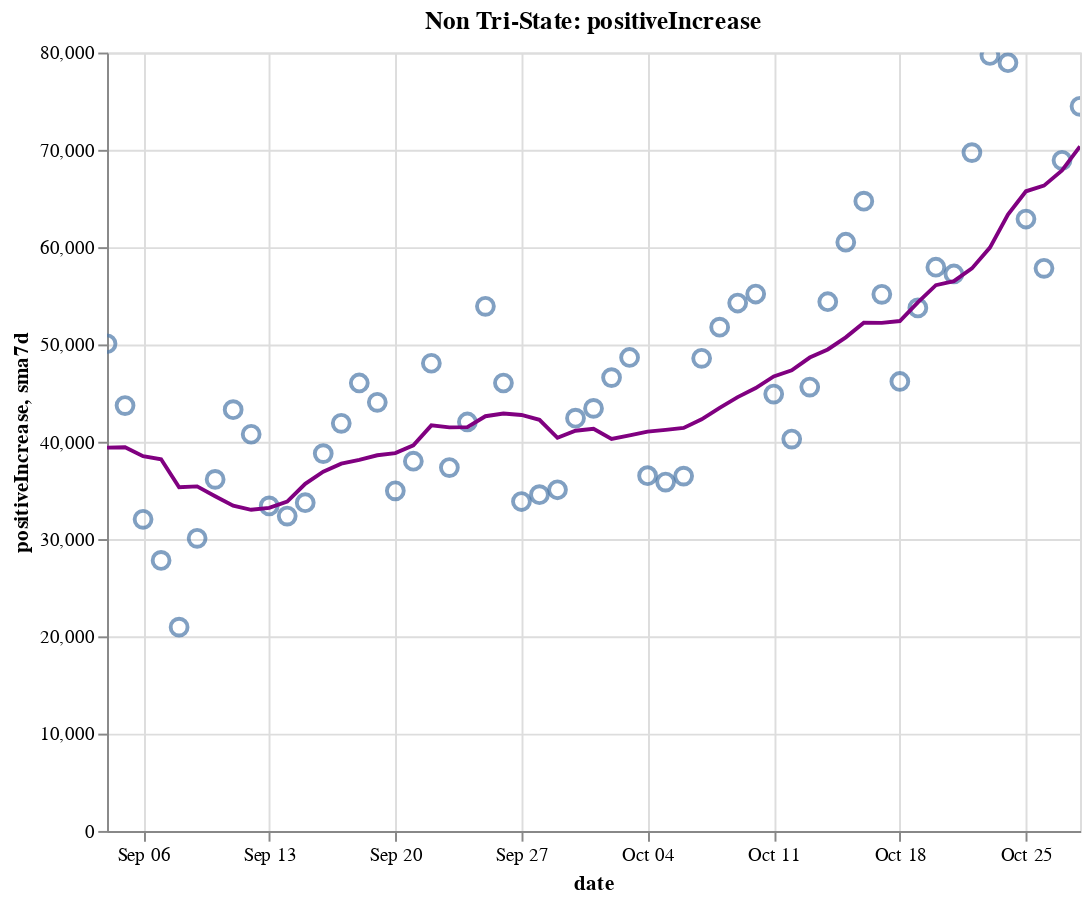

Here is the notebook cell this chart was saved with:
### Code cell
create_plot(non_tristate, 'positiveIncrease')

### Figure 1 — Vega-Lite specification as saved in the notebook (floating-point values rounded to 4 significant figures)
{"config": {"view": {"continuousWidth": 400, "continuousHeight": 300}}, "layer": [{"layer": [{"mark": {"type": "point", "size": 75}, "encoding": {"tooltip": [{"type": "temporal", "field": "date"}, {"type": "quantitative", "field": "positiveIncrease"}, {"type": "quantitative", "field": "sma7d"}], "x": {"type": "temporal", "field": "date"}, "y": {"type": "quantitative", "field": "positiveIncrease"}}, "selection": {"selector014": {"type": "interval", "bind": "scales", "encodings": ["x", "y"]}}}, {"mark": {"type": "line", "color": "purple"}, "encoding": {"x": {"type": "temporal", "field": "date"}, "y": {"type": "quantitative", "field": "sma7d"}}}]}, {"mark": {"type": "rule", "color": "#aaa"}, "encoding": {"x": {"type": "temporal", "field": "date"}}, "transform": [{"filter": {"selection": "selector013"}}]}, {"mark": "circle", "encoding": {"opacity": {"condition": {"value": 1, "selection": "selector013"}, "value": 0}, "tooltip": [{"type": "temporal", "field": "date"}, {"type": "quantitative", "field": "positiveIncrease"}, {"type": "quantitative", "field": "sma7d"}], "x": {"type": "temporal", "field": "date"}, "y": {"type": "quantitative", "field": "positiveIncrease"}}, "selection": {"selector013": {"type": "single", "encodings": ["x"], "on": "mouseover", "nearest": true, "empty": "none"}}}, {"mark": {"type": "text", "align": "left", "dx": 5, "dy": -5, "stroke": "white", "strokeWidth": 2}, "encoding": {"text": {"type": "quantitative", "field": "positiveIncrease"}, "tooltip": [{"type": "temporal", "field": "date"}, {"type": "quantitative", "field": "positiveIncrease"}, {"type": "quantitative", "field": "sma7d"}], "x": {"type": "temporal", "field": "date"}, "y": {"type": "quantitative", "field": "positiveIncrease"}}, "transform": [{"filter": {"selection": "selector013"}}]}, {"mark": {"type": "text", "align": "left", "dx": 5, "dy": -5}, "encoding": {"text": {"type": "quantitative", "field": "positiveIncrease"}, "tooltip": [{"type": "temporal", "field": "date"}, {"type": "quantitative", "field": "positiveIncrease"}, {"type": "quantitative", "field": "sma7d"}], "x": {"type": "temporal", "field": "date"}, "y": {"type": "quantitative", "field": "positiveIncrease"}}, "transform": [{"filter": {"selection": "selector013"}}]}], "data": {"name": "data-45220aee4ee1fa51e2f54f74044203af"}, "height": 400, "title": "Non Tri-State: positiveIncrease", "width": 500, "$schema": "https://vega.github.io/schema/vega-lite/v4.8.1.json", "datasets": {"data-45220aee4ee1fa51e2f54f74044203af": [{"date": "2020-09-04T00:00:00", "totalTestResultsIncrease": 887900.0, "positiveIncrease": 50070.0, "death": 133900.0, "deathIncrease": 986.0, "positiveRate": 0.056, "state": "Non Tri-State", "sma7d": 39400.0}, {"date": "2020-09-05T00:00:00", "totalTestResultsIncrease": 862600.0, "positiveIncrease": 43720.0, "death": 134900.0, "deathIncrease": 909.0, "positiveRate": 0.051, "state": "Non Tri-State", "sma7d": 39440.0}, {"date": "2020-09-06T00:00:00", "totalTestResultsIncrease": 710000.0, "positiveIncrease": 32030.0, "death": 135300.0, "deathIncrease": 436.0, "positiveRate": 0.045, "state": "Non Tri-State", "sma7d": 38520.0}, {"date": "2020-09-07T00:00:00", "totalTestResultsIncrease": 552900.0, "positiveIncrease": 27800.0, "death": 135500.0, "deathIncrease": 221.0, "positiveRate": 0.05, "state": "Non Tri-State", "sma7d": 38200.0}, {"date": "2020-09-08T00:00:00", "totalTestResultsIncrease": 458300.0, "positiveIncrease": 20950.0, "death": 135900.0, "deathIncrease": 341.0, "positiveRate": 0.046, "state": "Non Tri-State", "sma7d": 35320.0}, {"date": "2020-09-09T00:00:00", "totalTestResultsIncrease": 599400.0, "positiveIncrease": 30080.0, "death": 136900.0, "deathIncrease": 1073.0, "positiveRate": 0.05, "state": "Non Tri-State", "sma7d": 35410.0}, {"date": "2020-09-10T00:00:00", "totalTestResultsIncrease": 657100.0, "positiveIncrease": 36130.0, "death": 138100.0, "deathIncrease": 1154.0, "positiveRate": 0.055, "state": "Non Tri-State", "sma7d": 34400.0}, {"date": "2020-09-11T00:00:00", "totalTestResultsIncrease": 778200.0, "positiveIncrease": 43290.0, "death": 139100.0, "deathIncrease": 1002.0, "positiveRate": 0.056, "state": "Non Tri-State", "sma7d": 33430.0}, {"date": "2020-09-12T00:00:00", "totalTestResultsIncrease": 886300.0, "positiveIncrease": 40770.0, "death": 139900.0, "deathIncrease": 804.0, "positiveRate": 0.046, "state": "Non Tri-State", "sma7d": 33010.0}, {"date": "2020-09-13T00:00:00", "totalTestResultsIncrease": 672100.0, "positiveIncrease": 33400.0, "death": 140300.0, "deathIncrease": 379.0, "positiveRate": 0.05, "state": "Non Tri-State", "sma7d": 33200.0}, {"date": "2020-09-14T00:00:00", "totalTestResultsIncrease": 367100.0, "positiveIncrease": 32360.0, "death": 140700.0, "deathIncrease": 391.0, "positiveRate": 0.088, "state": "Non Tri-State", "sma7d": 33850.0}, {"date": "2020-09-15T00:00:00", "totalTestResultsIncrease": 697800.0, "positiveIncrease": 33730.0, "death": 141700.0, "deathIncrease": 1011.0, "positiveRate": 0.048, "state": "Non Tri-State", "sma7d": 35680.0}, {"date": "2020-09-16T00:00:00", "totalTestResultsIncrease": 718000.0, "positiveIncrease": 38780.0, "death": 142900.0, "deathIncrease": 1184.0, "positiveRate": 0.054, "state": "Non Tri-State", "sma7d": 36920.0}, {"date": "2020-09-17T00:00:00", "totalTestResultsIncrease": 821200.0, "positiveIncrease": 41890.0, "death": 143700.0, "deathIncrease": 856.0, "positiveRate": 0.051, "state": "Non Tri-State", "sma7d": 37750.0}, {"date": "2020-09-18T00:00:00", "totalTestResultsIncrease": 957800.0, "positiveIncrease": 46040.0, "death": 144600.0, "deathIncrease": 883.0, "positiveRate": 0.048, "state": "Non Tri-State", "sma7d": 38140.0}, {"date": "2020-09-19T00:00:00", "totalTestResultsIncrease": 1061000.0, "positiveIncrease": 44050.0, "death": 145300.0, "deathIncrease": 735.0, "positiveRate": 0.042, "state": "Non Tri-State", "sma7d": 38610.0}, {"date": "2020-09-20T00:00:00", "totalTestResultsIncrease": 817900.0, "positiveIncrease": 34960.0, "death": 145600.0, "deathIncrease": 322.0, "positiveRate": 0.043, "state": "Non Tri-State", "sma7d": 38830.0}, {"date": "2020-09-21T00:00:00", "totalTestResultsIncrease": 669400.0, "positiveIncrease": 38000.0, "death": 145900.0, "deathIncrease": 281.0, "positiveRate": 0.057, "state": "Non Tri-State", "sma7d": 39640.0}, {"date": "2020-09-22T00:00:00", "totalTestResultsIncrease": 702700.0, "positiveIncrease": 48070.0, "death": 146800.0, "deathIncrease": 842.0, "positiveRate": 0.068, "state": "Non Tri-State", "sma7d": 41680.0}, {"date": "2020-09-23T00:00:00", "totalTestResultsIncrease": 895900.0, "positiveIncrease": 37340.0, "death": 147900.0, "deathIncrease": 1145.0, "positiveRate": 0.042, "state": "Non Tri-State", "sma7d": 41480.0}, {"date": "2020-09-24T00:00:00", "totalTestResultsIncrease": 893900.0, "positiveIncrease": 42030.0, "death": 148800.0, "deathIncrease": 908.0, "positiveRate": 0.047, "state": "Non Tri-State", "sma7d": 41500.0}, {"date": "2020-09-25T00:00:00", "totalTestResultsIncrease": 974200.0, "positiveIncrease": 53920.0, "death": 149700.0, "deathIncrease": 829.0, "positiveRate": 0.055, "state": "Non Tri-State", "sma7d": 42620.0}, {"date": "2020-09-26T00:00:00", "totalTestResultsIncrease": 984800.0, "positiveIncrease": 46040.0, "death": 150500.0, "deathIncrease": 859.0, "positiveRate": 0.047, "state": "Non Tri-State", "sma7d": 42910.0}, {"date": "2020-09-27T00:00:00", "totalTestResultsIncrease": 818500.0, "positiveIncrease": 33860.0, "death": 150800.0, "deathIncrease": 295.0, "positiveRate": 0.041, "state": "Non Tri-State", "sma7d": 42750.0}, {"date": "2020-09-28T00:00:00", "totalTestResultsIncrease": 1006000.0, "positiveIncrease": 34560.0, "death": 151100.0, "deathIncrease": 245.0, "positiveRate": 0.034, "state": "Non Tri-State", "sma7d": 42260.0}, {"date": "2020-09-29T00:00:00", "totalTestResultsIncrease": 811600.0, "positiveIncrease": 35060.0, "death": 151800.0, "deathIncrease": 725.0, "positiveRate": 0.043, "state": "Non Tri-State", "sma7d": 40400.0}, {"date": "2020-09-30T00:00:00", "totalTestResultsIncrease": 737000.0, "positiveIncrease": 42420.0, "death": 152800.0, "deathIncrease": 1040.0, "positiveRate": 0.058, "state": "Non Tri-State", "sma7d": 41130.0}, {"date": "2020-10-01T00:00:00", "totalTestResultsIncrease": 872500.0, "positiveIncrease": 43430.0, "death": 153600.0, "deathIncrease": 832.0, "positiveRate": 0.05, "state": "Non Tri-State", "sma7d": 41330.0}, {"date": "2020-10-02T00:00:00", "totalTestResultsIncrease": 983200.0, "positiveIncrease": 46590.0, "death": 154500.0, "deathIncrease": 822.0, "positiveRate": 0.047, "state": "Non Tri-State", "sma7d": 40280.0}, {"date": "2020-10-03T00:00:00", "totalTestResultsIncrease": 957100.0, "positiveIncrease": 48660.0, "death": 155200.0, "deathIncrease": 729.0, "positiveRate": 0.051, "state": "Non Tri-State", "sma7d": 40650.0}, {"date": "2020-10-04T00:00:00", "totalTestResultsIncrease": 854200.0, "positiveIncrease": 36510.0, "death": 155500.0, "deathIncrease": 348.0, "positiveRate": 0.043, "state": "Non Tri-State", "sma7d": 41030.0}, {"date": "2020-10-05T00:00:00", "totalTestResultsIncrease": 838800.0, "positiveIncrease": 35860.0, "death": 155900.0, "deathIncrease": 312.0, "positiveRate": 0.043, "state": "Non Tri-State", "sma7d": 41220.0}, {"date": "2020-10-06T00:00:00", "totalTestResultsIncrease": 783000.0, "positiveIncrease": 36470.0, "death": 156500.0, "deathIncrease": 612.0, "positiveRate": 0.047, "state": "Non Tri-State", "sma7d": 41420.0}, {"date": "2020-10-07T00:00:00", "totalTestResultsIncrease": 818800.0, "positiveIncrease": 48570.0, "death": 157400.0, "deathIncrease": 901.0, "positiveRate": 0.059, "state": "Non Tri-State", "sma7d": 42300.0}, {"date": "2020-10-08T00:00:00", "totalTestResultsIncrease": 902900.0, "positiveIncrease": 51770.0, "death": 158300.0, "deathIncrease": 963.0, "positiveRate": 0.057, "state": "Non Tri-State", "sma7d": 43490.0}, {"date": "2020-10-09T00:00:00", "totalTestResultsIncrease": 1001000.0, "positiveIncrease": 54260.0, "death": 159200.0, "deathIncrease": 880.0, "positiveRate": 0.054, "state": "Non Tri-State", "sma7d": 44590.0}, {"date": "2020-10-10T00:00:00", "totalTestResultsIncrease": 1065000.0, "positiveIncrease": 55180.0, "death": 159900.0, "deathIncrease": 650.0, "positiveRate": 0.052, "state": "Non Tri-State", "sma7d": 45520.0}, {"date": "2020-10-11T00:00:00", "totalTestResultsIncrease": 959700.0, "positiveIncrease": 44900.0, "death": 160300.0, "deathIncrease": 458.0, "positiveRate": 0.047, "state": "Non Tri-State", "sma7d": 46720.0}, {"date": "2020-10-12T00:00:00", "totalTestResultsIncrease": 813700.0, "positiveIncrease": 40270.0, "death": 160600.0, "deathIncrease": 271.0, "positiveRate": 0.049, "state": "Non Tri-State", "sma7d": 47350.0}, {"date": "2020-10-13T00:00:00", "totalTestResultsIncrease": 919900.0, "positiveIncrease": 45620.0, "death": 161300.0, "deathIncrease": 671.0, "positiveRate": 0.05, "state": "Non Tri-State", "sma7d": 48650.0}, {"date": "2020-10-14T00:00:00", "totalTestResultsIncrease": 846000.0, "positiveIncrease": 54390.0, "death": 162100.0, "deathIncrease": 791.0, "positiveRate": 0.064, "state": "Non Tri-State", "sma7d": 49480.0}, {"date": "2020-10-15T00:00:00", "totalTestResultsIncrease": 900700.0, "positiveIncrease": 60500.0, "death": 163000.0, "deathIncrease": 929.0, "positiveRate": 0.067, "state": "Non Tri-State", "sma7d": 50730.0}, {"date": "2020-10-16T00:00:00", "totalTestResultsIncrease": 1015000.0, "positiveIncrease": 64720.0, "death": 163800.0, "deathIncrease": 860.0, "positiveRate": 0.064, "state": "Non Tri-State", "sma7d": 52230.0}, {"date": "2020-10-17T00:00:00", "totalTestResultsIncrease": 1093000.0, "positiveIncrease": 55150.0, "death": 164600.0, "deathIncrease": 769.0, "positiveRate": 0.05, "state": "Non Tri-State", "sma7d": 52220.0}, {"date": "2020-10-18T00:00:00", "totalTestResultsIncrease": 920800.0, "positiveIncrease": 46190.0, "death": 165000.0, "deathIncrease": 379.0, "positiveRate": 0.05, "state": "Non Tri-State", "sma7d": 52410.0}, {"date": "2020-10-19T00:00:00", "totalTestResultsIncrease": 896800.0, "positiveIncrease": 53750.0, "death": 165400.0, "deathIncrease": 426.0, "positiveRate": 0.06, "state": "Non Tri-State", "sma7d": 54330.0}, {"date": "2020-10-20T00:00:00", "totalTestResultsIncrease": 821800.0, "positiveIncrease": 57940.0, "death": 166200.0, "deathIncrease": 801.0, "positiveRate": 0.071, "state": "Non Tri-State", "sma7d": 56090.0}, {"date": "2020-10-21T00:00:00", "totalTestResultsIncrease": 754900.0, "positiveIncrease": 57240.0, "death": 167200.0, "deathIncrease": 991.0, "positiveRate": 0.076, "state": "Non Tri-State", "sma7d": 56500.0}, {"date": "2020-10-22T00:00:00", "totalTestResultsIncrease": 1013000.0, "positiveIncrease": 69720.0, "death": 168300.0, "deathIncrease": 1108.0, "positiveRate": 0.069, "state": "Non Tri-State", "sma7d": 57810.0}, {"date": "2020-10-23T00:00:00", "totalTestResultsIncrease": 1165000.0, "positiveIncrease": 79700.0, "death": 169200.0, "deathIncrease": 888.0, "positiveRate": 0.068, "state": "Non Tri-State", "sma7d": 59950.0}, {"date": "2020-10-24T00:00:00", "totalTestResultsIncrease": 1144000.0, "positiveIncrease": 78960.0, "death": 170100.0, "deathIncrease": 869.0, "positiveRate": 0.069, "state": "Non Tri-State", "sma7d": 63350.0}, {"date": "2020-10-25T00:00:00", "totalTestResultsIncrease": 1018000.0, "positiveIncrease": 62890.0, "death": 170400.0, "deathIncrease": 361.0, "positiveRate": 0.062, "state": "Non Tri-State", "sma7d": 65740.0}, {"date": "2020-10-26T00:00:00", "totalTestResultsIncrease": 951600.0, "positiveIncrease": 57820.0, "death": 170800.0, "deathIncrease": 358.0, "positiveRate": 0.061, "state": "Non Tri-State", "sma7d": 66320.0}, {"date": "2020-10-27T00:00:00", "totalTestResultsIncrease": 915900.0, "positiveIncrease": 68920.0, "death": 171700.0, "deathIncrease": 895.0, "positiveRate": 0.075, "state": "Non Tri-State", "sma7d": 67890.0}, {"date": "2020-10-28T00:00:00", "totalTestResultsIncrease": 891400.0, "positiveIncrease": 74470.0, "death": 172700.0, "deathIncrease": 983.0, "positiveRate": 0.084, "state": "Non Tri-State", "sma7d": 70350.0}]}}
